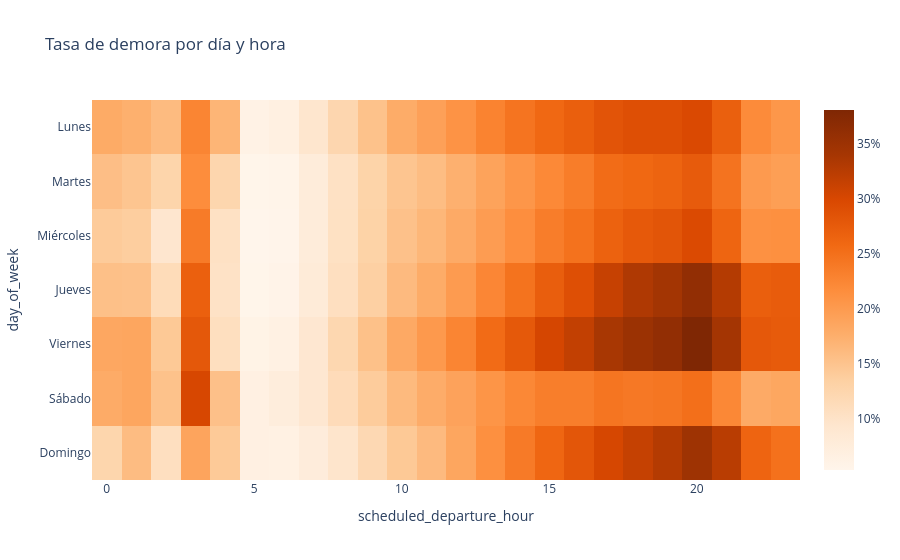

The notebook cell this image was saved under:
### Code cell
# ¿Qué días y horas programadas concentran las mayores tasas de demora?

day_names = {
    1: "Lunes",
    2: "Martes",
    3: "Miércoles",
    4: "Jueves",
    5: "Viernes",
    6: "Sábado",
    7: "Domingo",
}
calendar_hour = add_rates(
    day_hour.groupby(["day_of_week", "scheduled_departure_hour"])[metric_columns]
    .sum()
    .reset_index()
)
calendar_hour.to_csv(SUBMISSION_DIR / "day_hour_delay.csv", index=False)
rate_matrix = calendar_hour.pivot(
    index="day_of_week", columns="scheduled_departure_hour", values="delay_rate"
)
fig = px.imshow(
    rate_matrix,
    color_continuous_scale="Oranges",
    aspect="auto",
    title="Tasa de demora por día y hora",
)
fig.update_yaxes(
    tickmode="array", tickvals=list(day_names), ticktext=list(day_names.values())
)
fig.update_layout(template="plotly_white", coloraxis_colorbar_tickformat=".0%")
fig.show()

### Figure 1 — Plotly figure (JSON) as saved in the notebook; plotly's stock layout.template omitted (floating-point values rounded to 4 significant figures; data arrays with more than 128 entries replaced by an {"elided": "..."} marker saying what was removed)
{"data": [{"coloraxis": "coloraxis", "hovertemplate": "scheduled_departure_hour: %{x}<br>day_of_week: %{y}<br>color: %{z}<extra></extra>", "name": "0", "type": "heatmap", "x": [0, 1, 2, 3, 4, 5, 6, 7, 8, 9, 10, 11, 12, 13, 14, 15, 16, 17, 18, 19, 20, 21, 22, 23], "xaxis": "x", "y": [1, 2, 3, 4, 5, 6, 7], "yaxis": "y", "z": {"elided": "7x24 float values"}}], "layout": {"coloraxis": {"colorbar": {"tickformat": ".0%"}, "colorscale": [[0, "rgb(255,245,235)"], [0.125, "rgb(254,230,206)"], [0.25, "rgb(253,208,162)"], [0.375, "rgb(253,174,107)"], [0.5, "rgb(253,141,60)"], [0.625, "rgb(241,105,19)"], [0.75, "rgb(217,72,1)"], [0.875, "rgb(166,54,3)"], [1, "rgb(127,39,4)"]]}, "title": {"text": "Tasa de demora por día y hora"}, "xaxis": {"anchor": "y", "domain": [0, 1], "title": {"text": "scheduled_departure_hour"}}, "yaxis": {"anchor": "x", "autorange": "reversed", "domain": [0, 1], "tickmode": "array", "ticktext": ["Lunes", "Martes", "Miércoles", "Jueves", "Viernes", "Sábado", "Domingo"], "tickvals": [1, 2, 3, 4, 5, 6, 7], "title": {"text": "day_of_week"}}}}
